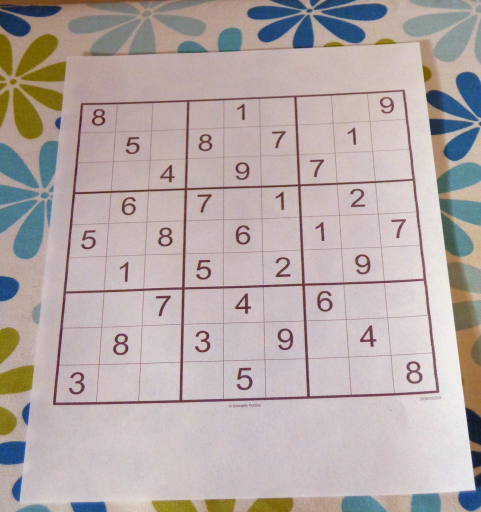
#> input picture sudoku.jpg, 962 x 1024 px (shown at 1/2 size)
$ python test7.0.py   (older library calls are emulated)
#> lines starting #> are read from the running program, lines starting #| are printed output that depends on the picture; after the words box and inside, x2 and y2 are one past the last pixel; in counts of white or black regions, pixels touching at a corner belong together
from imutils.perspective import four_point_transform
from imutils import contours
import imutils
import numpy as np
import cv2
from sklearn import datasets
import matplotlib.pyplot as plt
from sklearn.neural_network import MLPClassifier
'''
digits=datasets.load_digits()
x=digits.data
y=digits.target
xtrain=x[:-500]
xtest=x[-500:]
ytrain=y[:-500]
ytest=y[-500:]
nn=MLPClassifier(hidden_layer_sizes=(30,30,30),activation='logistic',tol=0.001)
nn.fit(xtrain,ytrain)
'''
i = 0
image = cv2.imread("sudoku.jpg")
#> image is the input picture: shape (1024, 962, 3); mean B, G, R 167.9, 169.5, 181
'''
ratio = image[0]/300.0
print(ratio)
orig = image.copy()
image = imutils.resize(image,height=300)
'''
#blurred = cv2.pyrMeanShiftFiltering(image,31,91)
blurred = cv2.medianBlur(image,9)
gray = cv2.cvtColor(blurred,cv2.COLOR_BGR2GRAY)
#blurred = cv2.medianBlur(gray,5)
th3 = cv2.adaptiveThreshold(gray,200,cv2.ADAPTIVE_THRESH_MEAN_C,cv2.THRESH_BINARY_INV,25,3)
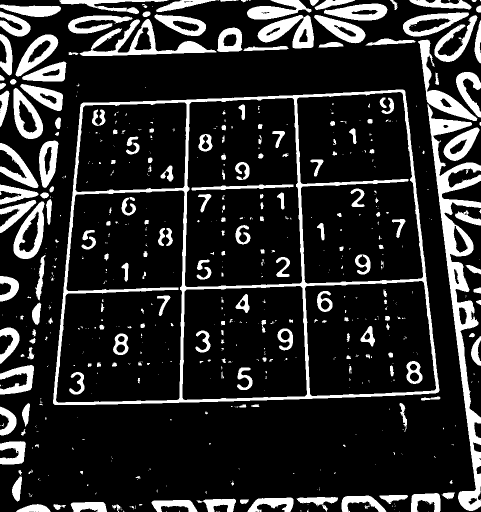
#> th3: shape (1024, 962) (shown at 1/2 size); values 0 (black) and 200 (white), 16.9% white; 649 white regions (421 under 20 px), largest, box (x1, y1, x2, y2) and area: (106, 179, 879, 810) 29549, (855, 208, 962, 1022) 19361, (159, 38, 433, 112) 5395
edged = cv2.Canny(th3,100,200)
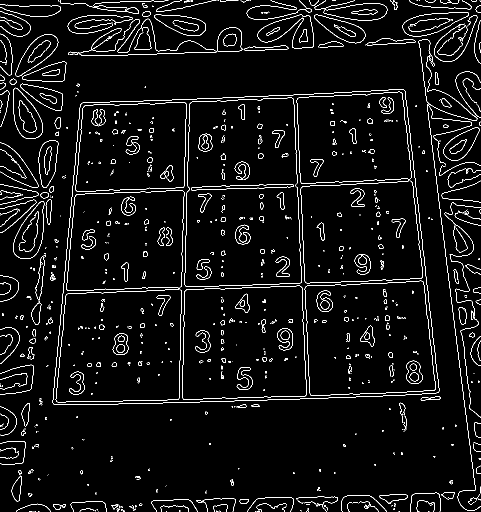
#> edged: shape (1024, 962) (shown at 1/2 size); 4.2% white in thin lines or dots
_,contours,_ = cv2.findContours(edged,cv2.RETR_LIST,cv2.CHAIN_APPROX_NONE)
#> contours = 1191 contours, 909 with area under 20; largest, box (x1, y1, x2, y2) and area: (105, 178, 879, 810) 431936, (105, 178, 879, 810) 431930, (111, 380, 369, 805) 95308, (111, 380, 369, 805) 95297, (593, 183, 846, 567) 82240
contours = sorted(contours, key=cv2.contourArea,reverse=True)[0:10]
#> contours = 10 contours; largest, box (x1, y1, x2, y2) and area: (105, 178, 879, 810) 431936, (105, 178, 879, 810) 431930, (111, 380, 369, 805) 95308, (111, 380, 369, 805) 95297, (593, 183, 846, 567) 82240
screenCnt = None
for c in contours:
    peri = cv2.arcLength(c, True)
    approx = cv2.approxPolyDP(c,0.02*peri, True)
    '''
    x,y,h,w = cv2.boundingRect(approx)
    ar = w/float(h)
    print(ar)
    '''
    if len(approx) == 4:
        #if ar>=0.95 and ar<=1.05:
        screenCnt = approx
        break
#> this loop made 1 pass
#> (peri, screenCnt) on pass 1: (2699, [[809, 180], [163, 206], [106, 807], [877, 784]])
pts = screenCnt.reshape(4,2)
#> pts = [[809, 180], [163, 206], [106, 807], [877, 784]]
rect = np.zeros((4,2), dtype='float32')
s=pts.sum(axis=1)
#> s = [989, 369, 913, 1661]
rect[0] = pts[np.argmin(s)]
rect[2] = pts[np.argmax(s)]
diff = np.diff(pts, axis=1)
#> diff = [-629, 43, 701, -93]
rect[1] = pts[np.argmin(diff)]
rect[3] = pts[np.argmax(diff)]
#rect *= ratio


(tl, tr, br, bl) = rect
widthA = np.sqrt(((br[0] - bl[0]) ** 2) + ((br[1] - bl[1]) ** 2))
widthB = np.sqrt(((tr[0] - tl[0]) ** 2) + ((tr[1] - tl[1]) ** 2))

# ...and now for the height of our new image
heightA = np.sqrt(((tr[0] - br[0]) ** 2) + ((tr[1] - br[1]) ** 2))
heightB = np.sqrt(((tl[0] - bl[0]) ** 2) + ((tl[1] - bl[1]) ** 2))

# take the maximum of the width and height values to reach
# our final dimensions
maxWidth = max(int(widthA), int(widthB))
maxHeight = max(int(heightA), int(heightB))

# construct our destination points which will be used to
# map the screen to a top-down, "birds eye" view
dst = np.array([
	[0, 0],
	[maxWidth - 1, 0],
	[maxWidth - 1, maxHeight - 1],
	[0, maxHeight - 1]], dtype = "float32")

# calculate the perspective transform matrix and warp
# the perspective to grab the screen
M = cv2.getPerspectiveTransform(rect, dst)
warp = cv2.warpPerspective(image, M, (maxWidth, maxHeight))
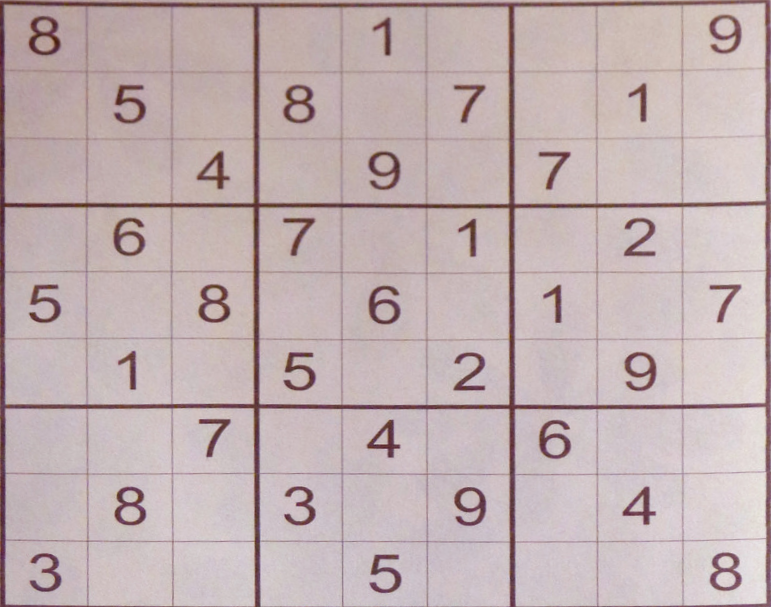
#> warp: shape (607, 771, 3); mean B, G, R 177.8, 176.7, 193.6

res = cv2.resize(warp,(600,600), interpolation= cv2.INTER_AREA)
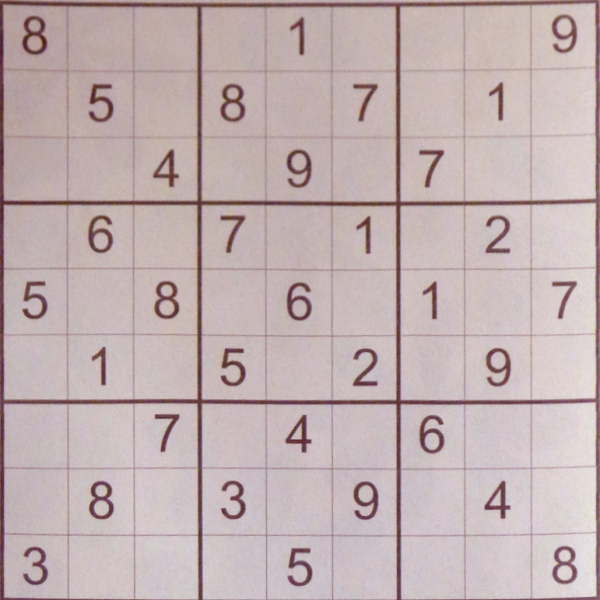
#> res: shape (600, 600, 3); mean B, G, R 177.8, 176.7, 193.6

for i in range(0,600-(600//9),600//9):
    for j in range(0,600-(600//9),600//9):
        roi = res[i:i+600//9,j:j+600//9]
        grey = cv2.cvtColor(roi,cv2.COLOR_BGR2GRAY)
        _,thresh = cv2.threshold(grey,150,255,cv2.THRESH_BINARY)
        _,cnts,_=cv2.findContours(thresh.copy(),cv2.RETR_TREE,cv2.CHAIN_APPROX_SIMPLE)
        if(len(cnts) > 1):
            cnts = sorted(cnts, key = cv2.contourArea, reverse=True)[1]
            area = cv2.contourArea(cnts,True)
            if area>100 and area<1000:
                M = cv2.moments(cnts)
                cx = int(M['m10']/M['m00'])
                cy = int(M['m01']/M['m00'])
                cropped = thresh[cy-22:cy+22,cx-20:cx+20]
                #px8 = cv2.resize(cropped,(8,8),interpolation=cv2.INTER_AREA)
                _,inverted_img = cv2.threshold(cropped,230,255,cv2.THRESH_BINARY_INV)
                #print(i/(600//9),j/(60//9))
                #input()
                #print(nn.predict(px8))
                cv2.imshow("px2",inverted_img)
                #cv2.imshow("px",px8)
                #cv2.imwrite("data2/"+str(i)+".jpg",inverted_img)
                i+=1
                cv2.waitKey(0)
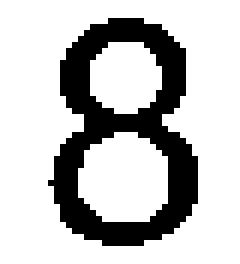
#> cropped: shape (44, 40) (shown 6 times larger); 75.9% white; 1 black region, box (x1, y1, x2, y2) and area: (8, 3, 33, 41) 424
#> inverted_img: shape (44, 40); 24.1% white; 1 white region, box (x1, y1, x2, y2) and area: (8, 3, 33, 41) 424
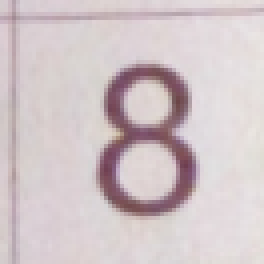
#> roi: shape (66, 66, 3) (shown 4 times larger); mean B, G, R 200, 197.4, 209.6
#> after the loop, M = moments, m00 773.5, centre m10/m00, m01/m00 = (36.28, 35.18); area = 773.5; cx = 36; cy = 35

cv2.drawContours(image,[screenCnt],-1,(0,0,255),3)
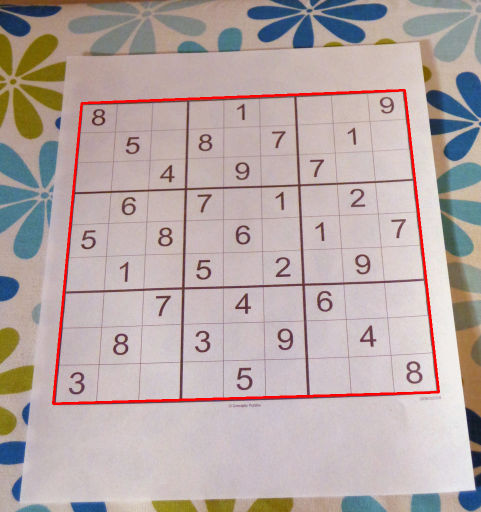
#> image: shape (1024, 962, 3) (shown at 1/2 size); 1.33% of pixels changed, all inside (x1, y1, x2, y2) = (104, 178, 880, 810)
cv2.imshow("image",image)
cv2.imshow("warped",res)
cv2.waitKey(0)
cv2.destroyAllWindows()
